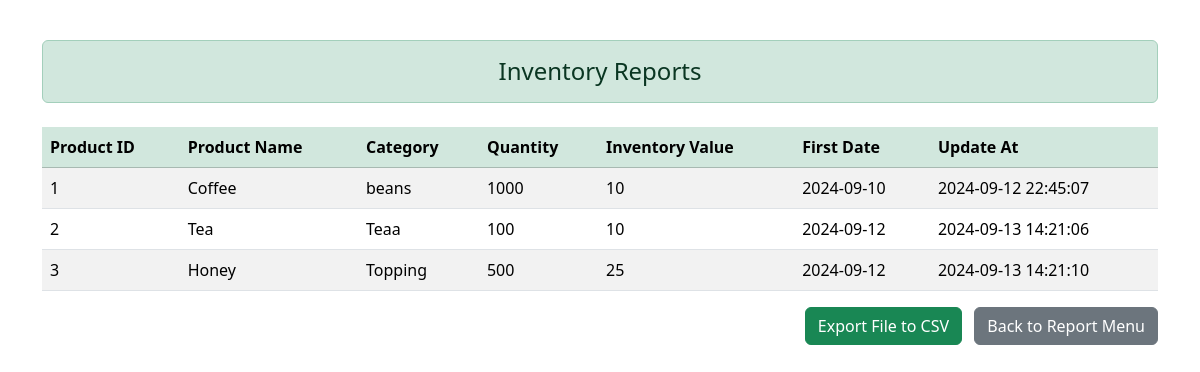
The app's page /jobdb/page/admin/inventory_reports.php with its own data.
### tables this page shows
CREATE TABLE `inventory_reports` (
  `product_id` int(10) NOT NULL,
  `product_name` varchar(50) NOT NULL,
  `category` varchar(50) NOT NULL,
  `quantity` int(11) NOT NULL,
  `inventory_value` int(11) NOT NULL,
  `first_date` date NOT NULL,
  `update_at` datetime NOT NULL DEFAULT '0000-00-00 00:00:00' ON UPDATE current_timestamp()
);

### jobdb/page/admin/inventory_reports.php (the view, shortened to what this page needs)
<?php
$conn = new ConnectionDatabase();
$conn = $conn->connect();
$query = "SELECT * FROM inventory_reports";
$result = mysqli_query($conn, $query);
$data = [];
if ($result && mysqli_num_rows($result) > 0) {
    while ($row = mysqli_fetch_assoc($result)) {
        $data[] = $row;
    }
}
?>
<!doctype html>
<html lang="th">
<head>
    <link href="https://cdn.jsdelivr.net/npm/bootstrap@5.3.3/dist/css/bootstrap.min.css" rel="stylesheet">
</head>
<body>
    <div class="container">
    <div class="h4 text-center alert alert-success mb-4 mt-4" role="alert">Inventory Reports</div>
        <table class="table table-striped table-hover">
            <thead class="table-success">
                <tr>
                    <th>Product ID</th>
                    <th>Product Name</th>
                    <th>Category</th>
                    <th>Quantity</th>
                    <th>Inventory Value</th>
                    <th>First Date</th>
                    <th>Update At</th>
                </tr>
            </thead>
            <tbody>
                <?php foreach ($data as $row): ?>
                    <tr>
                        <td><?= htmlspecialchars($row['product_id']) ?></td>
                        <td><?= htmlspecialchars($row['product_name']) ?></td>
                        <td><?= htmlspecialchars($row['category']) ?></td>
                        <td><?= htmlspecialchars($row['quantity']) ?></td>
                        <td><?= htmlspecialchars($row['inventory_value']) ?></td>
                        <td><?= htmlspecialchars($row['first_date']) ?></td>
                        <td><?= htmlspecialchars($row['update_at']) ?></td>
                    </tr>
                <?php endforeach; ?>
            </tbody>
        </table>
        <div class="text-end">
            <button class="btn btn-success me-2" onclick="exportToCSV()">Export File to CSV</button>
            <a href="reporting.php" class="btn btn-secondary">Back to Report Menu</a>
        </div>
    </div>
</body>
</html>

### jobdb/page/admin/inventory_reports.php (style rules this page uses)
.container { margin-top: 40px; }

### records on screen
inventory_reports: product_id "1", product_name "Coffee", category "beans", quantity "1000", inventory_value "10", first_date "2024-09-10", update_at "2024-09-12 22:45:07"
inventory_reports: product_id "2", product_name "Tea", category "Teaa", quantity "100", inventory_value "10", first_date "2024-09-12", update_at "2024-09-13 14:21:06"
inventory_reports: product_id "3", product_name "Honey", category "Topping", quantity "500", inventory_value "25", first_date "2024-09-12", update_at "2024-09-13 14:21:10"
